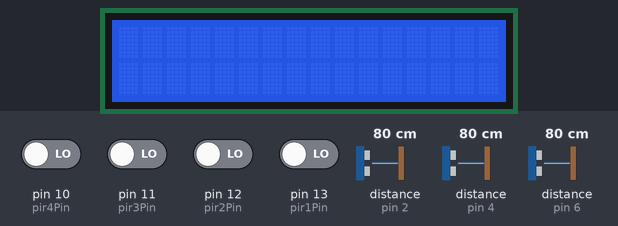
Recording of a sketch running on a simulated Arduino Uno, built with avr-gcc and run on an emulated ATmega328P. On the bench: 16×2 character LCD. Inputs (shaded band) come from the test bench; at power-on: pin 10 (pir4Pin), pin 11 (pir3Pin), pin 12 (pir2Pin), pin 13 (pir1Pin) LOW, distance to the obstacle (sensors on pin 2, pin 4, pin 6) 80 cm. The echo pulse lasts 58.3 µs per cm; what the sketch prints to the serial monitor is not drawn.

Above: at 1.2 s.
1.3 s: pin 11 (pir3Pin) driven HIGH
At 1.8 s:
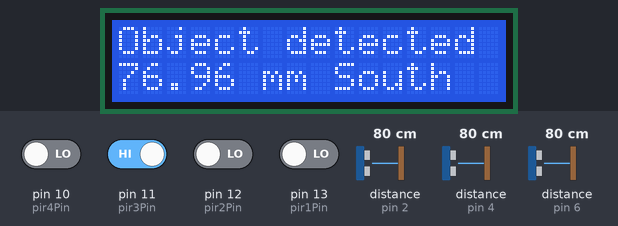
2.8 s: distance to the obstacle (sensor on pin 2) set to 35 cm
At 3.2 s:
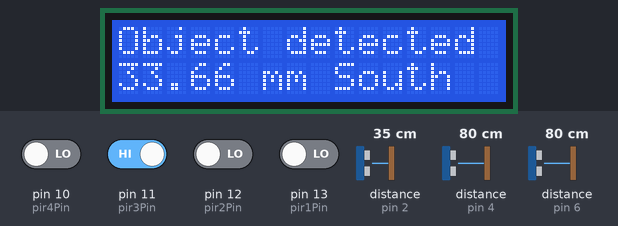
5.8 s: pin 12 (pir2Pin) driven HIGH
At 6.6 s:
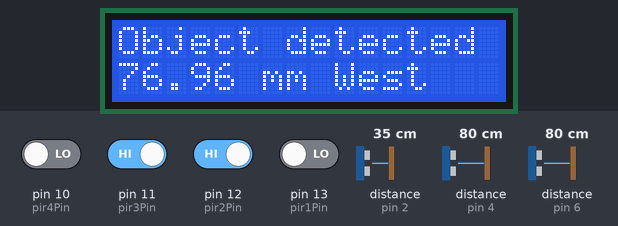
8.8 s: distance to the obstacle (sensor on pin 4) set to 2 cm
At 9.8 s:
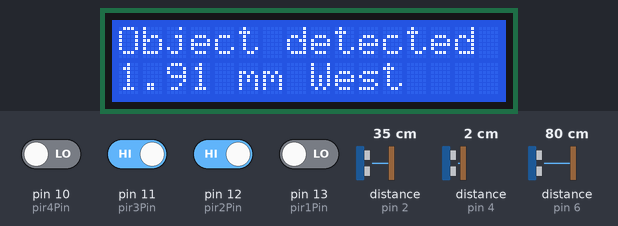
11.8 s: pin 13 (pir1Pin) driven HIGH
At 12.6 s:
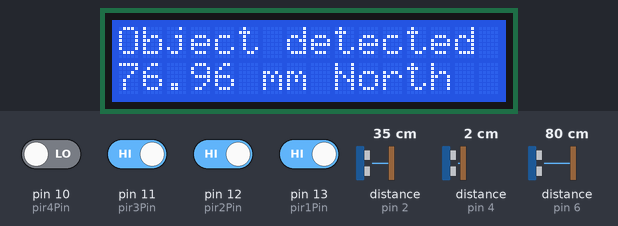
14.8 s: pin 13 (pir1Pin) driven LOW
At 15.3 s:
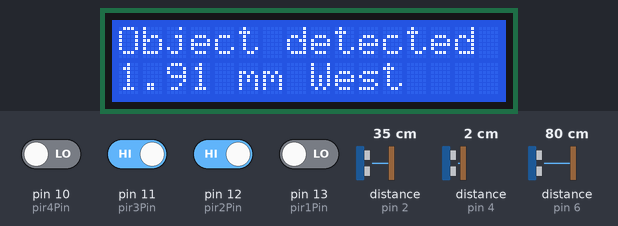
Timing chart, 0 to 17.8 s (numbered marks = the images above; inputs shaded):
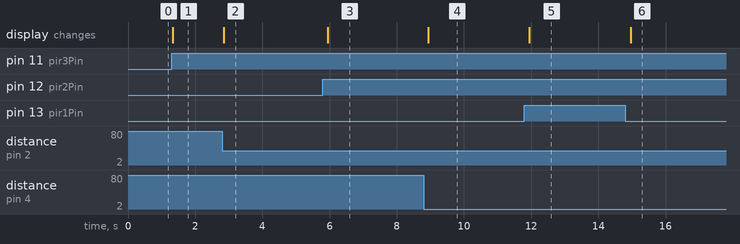

The sketch:

radar_system.ino
```cpp
#include <LiquidCrystal_I2C.h>


//Omkar Anand Iyer
// C++ code
//
int pir1Pin = 13;
int trig1Pin = 7;
int echo1Pin = 6;
int pir1Val;

int pir2Pin = 12;
int trig2Pin = 5;
int echo2Pin = 4;
int pir2Val;

int pir3Pin = 11;
int trig3Pin = 3;
int echo3Pin = 2;
int pir3Val;

int pir4Pin = 10;
int trig4Pin = 9;
int echo4Pin = 8;
int pir4Val;

int ptt;
float dist ;

LiquidCrystal_I2C lcd(0x20,16,2);

void setup()
{
  pinMode(pir1Pin, INPUT);
  pinMode(trig1Pin, OUTPUT);
  pinMode(echo1Pin, INPUT);

  pinMode(pir2Pin, INPUT);
  pinMode(trig2Pin, OUTPUT);
  pinMode(echo2Pin, INPUT);

  pinMode(pir3Pin, INPUT);
  pinMode(trig3Pin, OUTPUT);
  pinMode(echo3Pin, INPUT);

  pinMode(pir4Pin, INPUT);
  pinMode(trig4Pin, OUTPUT);
  pinMode(echo4Pin, INPUT);

  lcd.init();
  //lcd.begin();
  lcd.backlight();

  Serial.begin(9600);
}

void loop()
{
  pir1Val = digitalRead(pir1Pin);
  pir2Val = digitalRead(pir2Pin);
  pir3Val = digitalRead(pir3Pin);
  pir4Val = digitalRead(pir4Pin);

  if(pir1Val == 1)
  {
    lcd.clear();
    digitalWrite(trig1Pin,LOW);
    delayMicroseconds(10);
    digitalWrite(trig1Pin ,HIGH);
    delayMicroseconds(10);
    digitalWrite(trig1Pin,LOW);
    ptt = pulseIn(echo1Pin, HIGH);
    dist = ptt*(330.0/20000.0);
    Serial.println(dist);
    lcd.setCursor(0,0);
    lcd.print("Object detected");
    lcd.setCursor(0,1);
    lcd.print(dist);
    lcd.print(" mm North");
    delay(100);
  }
  else if(pir2Val == 1)
  {
    lcd.clear();
    digitalWrite(trig2Pin,LOW);
    delayMicroseconds(10);
    digitalWrite(trig2Pin ,HIGH);
    delayMicroseconds(10);
    digitalWrite(trig2Pin,LOW);
    ptt = pulseIn(echo2Pin, HIGH);
    dist = ptt*(330.0/20000.0);
    Serial.println(dist);
    lcd.setCursor(0,0);
    lcd.print("Object detected");
    lcd.setCursor(0,1);
    lcd.print(dist);
    lcd.print(" mm West");
    delay(100);
  }
  else if(pir3Val == 1)
  {
    lcd.clear();
    digitalWrite(trig3Pin,LOW);
    delayMicroseconds(10);
    digitalWrite(trig3Pin ,HIGH);
    delayMicroseconds(10);
    digitalWrite(trig3Pin,LOW);
    ptt = pulseIn(echo3Pin, HIGH);
    dist = ptt*(330.0/20000.0);
    Serial.println(dist);
    lcd.setCursor(0,0);
    lcd.print("Object detected");
    lcd.setCursor(0,1);
    lcd.print(dist);
    lcd.print(" mm South");
    delay(100);
  }
  else if(pir4Val == 1)
  {
    lcd.clear();
    digitalWrite(trig4Pin,LOW);
    delayMicroseconds(10);
    digitalWrite(trig4Pin ,HIGH);
    delayMicroseconds(10);
    digitalWrite(trig4Pin,LOW);
    ptt = pulseIn(echo4Pin, HIGH);
    dist = ptt*(330.0/20000.0);
    lcd.setCursor(0,0);
    lcd.print("Object detected at: ");
    lcd.print(dist);
    lcd.setCursor(0,1);
    lcd.print(dist);
    lcd.print(" mm East");
    delay(100);
  }
  //Serial.println
}
```

Measured:
- after the input at 1.3 s, the display: changes at once (image 1)
- after the input at 2.8 s, the display: changes at once (image 2)
- after the input at 5.8 s, the display: changes after 0.14 s (image 3)
- after the input at 8.8 s, the display: changes after 0.13 s (image 4)
- after the input at 11.8 s, the display: changes after 0.15 s (image 5)
- after the input at 14.8 s, the display: changes after 0.16 s (image 6)
